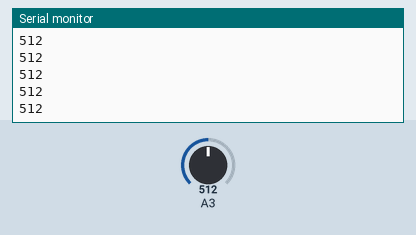
The sketch below on a simulated Arduino Uno, built with avr-gcc and run on an emulated ATmega328P. Parts: the last lines printed to the serial monitor. Inputs (shaded band) come from the test bench; at power-on: A3 = 512.

Above: at 0.8 s.
0.9 s: A3 set to 716
At 1.9 s:
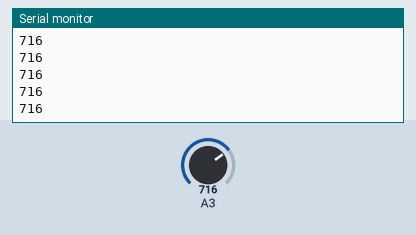
2.4 s: A3 set to 900
At 2.9 s:
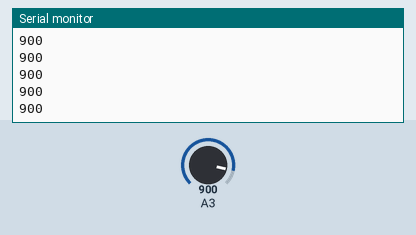
Timing chart, 0 to 5.4 s (numbered marks = the images above; inputs shaded):
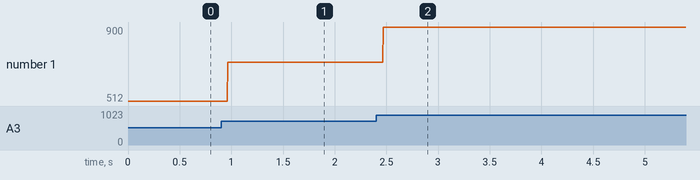

Measured:
- after the input at 0.9 s, the serial monitor: prints a new line after 0.07 s (image 1)
- after the input at 2.4 s, the serial monitor: prints a new line after 0.07 s (image 2)
- plotted number 1: 512 → 716 after the input at 0.9 s, 716 → 900 after the input at 2.4 s

The sketch:

Example3AnalogInput.ino
```cpp
char *admux = (char*) 0x7C;
volatile unsigned char *adcsra = (unsigned char*) 0x7A;
volatile unsigned char *adch = (unsigned char*) 0x79;
volatile unsigned char *adcl = (unsigned char*) 0x78;


void setup() {

   *admux = 0b01000011;
   *adcsra = 0b11000111;
   Serial.begin(9600);

   while(1){
      *adcsra |= 0b01000000;

      while(((*adcsra) & 0b01000000)){

      }

      int lowbyte = (*adcl);
      int highbyte = (*adch);
      int value = (highbyte << 8) | lowbyte;
      Serial.println(value);
   }

}

void loop() {


}
```
